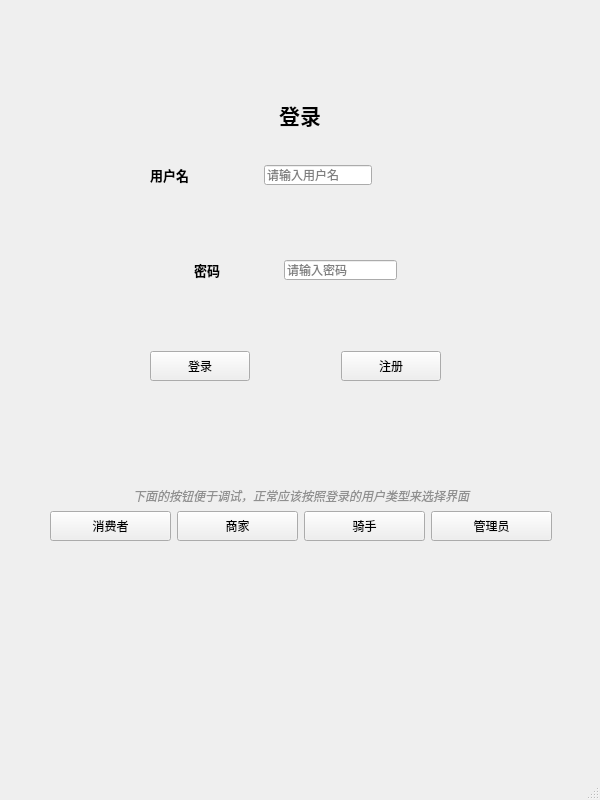
<?xml version="1.0" encoding="UTF-8"?>
<ui version="4.0">
 <class>login</class>
 <widget class="QMainWindow" name="login">
  <property name="geometry">
   <rect>
    <x>0</x>
    <y>0</y>
    <width>600</width>
    <height>800</height>
   </rect>
  </property>
  <property name="sizePolicy">
   <sizepolicy hsizetype="Minimum" vsizetype="Minimum">
    <horstretch>0</horstretch>
    <verstretch>0</verstretch>
   </sizepolicy>
  </property>
  <property name="minimumSize">
   <size>
    <width>600</width>
    <height>800</height>
   </size>
  </property>
  <property name="maximumSize">
   <size>
    <width>600</width>
    <height>854</height>
   </size>
  </property>
  <property name="windowTitle">
   <string>MainWindow</string>
  </property>
  <widget class="QWidget" name="centralwidget">
   <property name="minimumSize">
    <size>
     <width>600</width>
     <height>800</height>
    </size>
   </property>
   <property name="maximumSize">
    <size>
     <width>600</width>
     <height>800</height>
    </size>
   </property>
   <widget class="QLabel" name="label">
    <property name="geometry">
     <rect>
      <x>270</x>
      <y>90</y>
      <width>60</width>
      <height>50</height>
     </rect>
    </property>
    <property name="minimumSize">
     <size>
      <width>60</width>
      <height>50</height>
     </size>
    </property>
    <property name="maximumSize">
     <size>
      <width>60</width>
      <height>50</height>
     </size>
    </property>
    <property name="text">
     <string>&lt;html&gt;&lt;head/&gt;&lt;body&gt;&lt;p align=&quot;center&quot;&gt;&lt;span style=&quot; font-size:16pt; font-weight:700;&quot;&gt;登录&lt;/span&gt;&lt;/p&gt;&lt;/body&gt;&lt;/html&gt;</string>
    </property>
   </widget>
   <widget class="QWidget" name="layoutWidget">
    <property name="geometry">
     <rect>
      <x>150</x>
      <y>160</y>
      <width>291</width>
      <height>221</height>
     </rect>
    </property>
    <layout class="QVBoxLayout" name="verticalLayout_2">
     <item>
      <layout class="QHBoxLayout" name="horizontalLayout">
       <item>
        <widget class="QLabel" name="label_2">
         <property name="enabled">
          <bool>true</bool>
         </property>
         <property name="minimumSize">
          <size>
           <width>40</width>
           <height>30</height>
          </size>
         </property>
         <property name="maximumSize">
          <size>
           <width>40</width>
           <height>30</height>
          </size>
         </property>
         <property name="text">
          <string>&lt;html&gt;&lt;head/&gt;&lt;body&gt;&lt;p&gt;&lt;span style=&quot; font-size:10pt; font-weight:700;&quot;&gt;用户名&lt;/span&gt;&lt;/p&gt;&lt;/body&gt;&lt;/html&gt;</string>
         </property>
        </widget>
       </item>
       <item alignment="Qt::AlignmentFlag::AlignHCenter">
        <widget class="QLineEdit" name="lineEdit">
         <property name="maximumSize">
          <size>
           <width>113</width>
           <height>20</height>
          </size>
         </property>
         <property name="text">
          <string/>
         </property>
         <property name="placeholderText">
          <string>请输入用户名</string>
         </property>
        </widget>
       </item>
      </layout>
     </item>
     <item>
      <layout class="QHBoxLayout" name="horizontalLayout_2">
       <item>
        <widget class="QLabel" name="label_3">
         <property name="minimumSize">
          <size>
           <width>40</width>
           <height>30</height>
          </size>
         </property>
         <property name="maximumSize">
          <size>
           <width>40</width>
           <height>30</height>
          </size>
         </property>
         <property name="text">
          <string>&lt;html&gt;&lt;head/&gt;&lt;body&gt;&lt;p&gt;&lt;span style=&quot; font-size:10pt; font-weight:700;&quot;&gt;密码&lt;/span&gt;&lt;/p&gt;&lt;/body&gt;&lt;/html&gt;</string>
         </property>
        </widget>
       </item>
       <item alignment="Qt::AlignmentFlag::AlignVCenter">
        <widget class="QLineEdit" name="lineEdit_2">
         <property name="maximumSize">
          <size>
           <width>113</width>
           <height>20</height>
          </size>
         </property>
         <property name="text">
          <string/>
         </property>
         <property name="echoMode">
          <enum>QLineEdit::EchoMode::Password</enum>
         </property>
         <property name="placeholderText">
          <string>请输入密码</string>
         </property>
        </widget>
       </item>
      </layout>
     </item>
     <item>
      <layout class="QHBoxLayout" name="horizontalLayout_3">
       <item alignment="Qt::AlignmentFlag::AlignLeft">
        <widget class="QPushButton" name="pushButton">
         <property name="minimumSize">
          <size>
           <width>100</width>
           <height>30</height>
          </size>
         </property>
         <property name="maximumSize">
          <size>
           <width>100</width>
           <height>30</height>
          </size>
         </property>
         <property name="text">
          <string>登录</string>
         </property>
        </widget>
       </item>
       <item>
        <widget class="QPushButton" name="pushButton_2">
         <property name="minimumSize">
          <size>
           <width>100</width>
           <height>30</height>
          </size>
         </property>
         <property name="maximumSize">
          <size>
           <width>100</width>
           <height>30</height>
          </size>
         </property>
         <property name="text">
          <string>注册</string>
         </property>
        </widget>
       </item>
      </layout>
     </item>
    </layout>
   </widget>
   <widget class="QWidget" name="layoutWidget">
    <property name="geometry">
     <rect>
      <x>50</x>
      <y>400</y>
      <width>502</width>
      <height>141</height>
     </rect>
    </property>
    <layout class="QVBoxLayout" name="verticalLayout">
     <item alignment="Qt::AlignmentFlag::AlignBottom">
      <widget class="QLabel" name="label_4">
       <property name="minimumSize">
        <size>
         <width>500</width>
         <height>0</height>
        </size>
       </property>
       <property name="text">
        <string>&lt;html&gt;&lt;head/&gt;&lt;body&gt;&lt;p align=&quot;center&quot;&gt;&lt;span style=&quot; font-style:italic; color:#909090;&quot;&gt;下面的按钮便于调试，正常应该按照登录的用户类型来选择界面&lt;/span&gt;&lt;/p&gt;&lt;/body&gt;&lt;/html&gt;</string>
       </property>
      </widget>
     </item>
     <item>
      <layout class="QHBoxLayout" name="horizontalLayout_4">
       <item>
        <widget class="QPushButton" name="pushButton_3">
         <property name="minimumSize">
          <size>
           <width>100</width>
           <height>30</height>
          </size>
         </property>
         <property name="text">
          <string>消费者</string>
         </property>
        </widget>
       </item>
       <item>
        <widget class="QPushButton" name="pushButton_5">
         <property name="minimumSize">
          <size>
           <width>100</width>
           <height>30</height>
          </size>
         </property>
         <property name="text">
          <string>商家</string>
         </property>
        </widget>
       </item>
       <item>
        <widget class="QPushButton" name="pushButton_4">
         <property name="minimumSize">
          <size>
           <width>100</width>
           <height>30</height>
          </size>
         </property>
         <property name="text">
          <string>骑手</string>
         </property>
        </widget>
       </item>
       <item>
        <widget class="QPushButton" name="pushButton_6">
         <property name="minimumSize">
          <size>
           <width>100</width>
           <height>30</height>
          </size>
         </property>
         <property name="text">
          <string>管理员</string>
         </property>
        </widget>
       </item>
      </layout>
     </item>
    </layout>
   </widget>
  </widget>
  <widget class="QMenuBar" name="menubar">
   <property name="geometry">
    <rect>
     <x>0</x>
     <y>0</y>
     <width>600</width>
     <height>18</height>
    </rect>
   </property>
  </widget>
  <widget class="QStatusBar" name="statusbar"/>
 </widget>
 <resources/>
 <connections/>
</ui>
